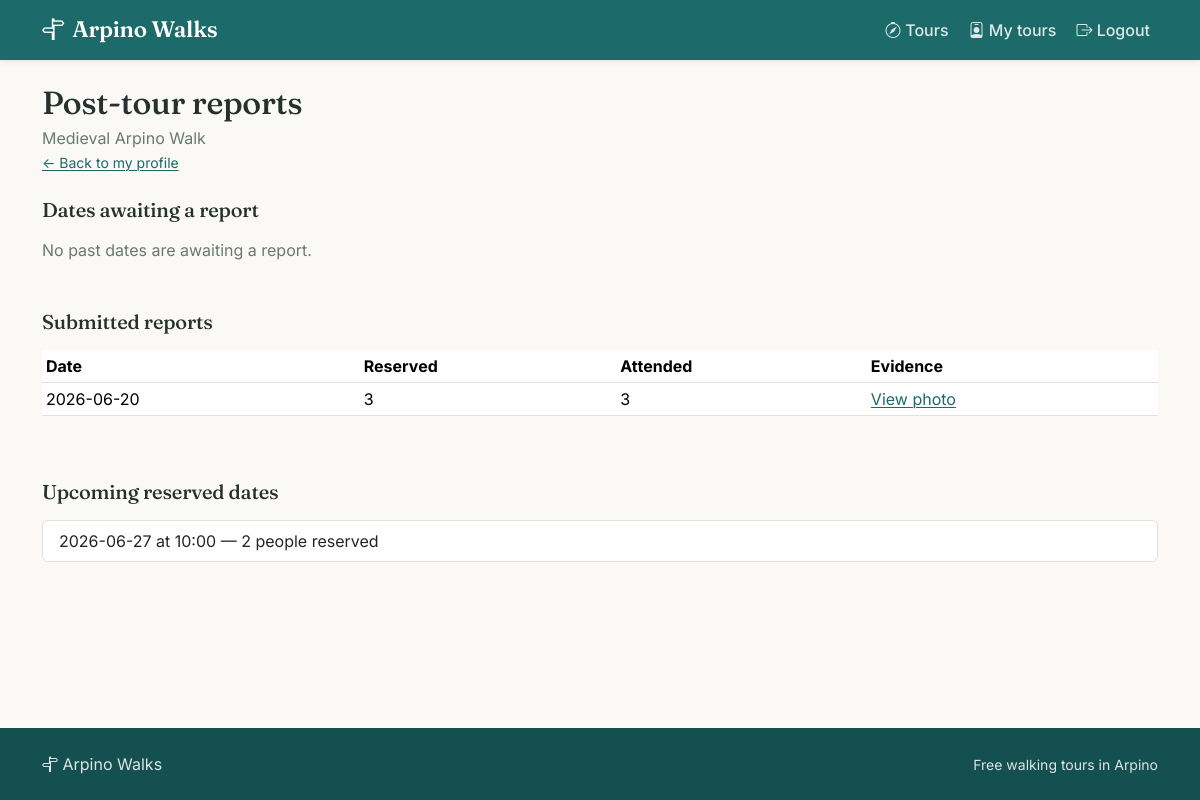
The page /guide/tours/1/report (signed in) on the database its author committed.
### tables this page shows
CREATE TABLE tours (
    id INTEGER PRIMARY KEY AUTOINCREMENT,
    guide_id INTEGER NOT NULL,
    title TEXT NOT NULL,
    meeting_point TEXT NOT NULL,
    duration_minutes INTEGER NOT NULL CHECK(duration_minutes > 0),
    language TEXT NOT NULL CHECK(language IN ('Italian', 'English', 'Spanish', 'Portuguese', 'German')),
    max_participants INTEGER NOT NULL CHECK(max_participants > 0),
    description TEXT NOT NULL,
    created_at TEXT NOT NULL,
    FOREIGN KEY (guide_id) REFERENCES users(id) ON DELETE CASCADE
);

CREATE TABLE reservations (
    id INTEGER PRIMARY KEY AUTOINCREMENT,
    participant_id INTEGER NOT NULL,
    tour_id INTEGER NOT NULL,
    tour_date TEXT NOT NULL,
    total_people INTEGER NOT NULL CHECK(total_people BETWEEN 1 AND 4),
    status TEXT NOT NULL CHECK(status IN ('active', 'cancelled')) DEFAULT 'active',
    created_at TEXT NOT NULL,
    cancelled_at TEXT,
    FOREIGN KEY (participant_id) REFERENCES users(id) ON DELETE CASCADE,
    FOREIGN KEY (tour_id) REFERENCES tours(id) ON DELETE CASCADE
);

CREATE TABLE tour_reports (
    id INTEGER PRIMARY KEY AUTOINCREMENT,
    tour_id INTEGER NOT NULL,
    tour_date TEXT NOT NULL,
    actual_attendees INTEGER NOT NULL CHECK(actual_attendees >= 0),
    evidence_photo_path TEXT NOT NULL,
    submitted_at TEXT NOT NULL,
    UNIQUE(tour_id, tour_date),
    FOREIGN KEY (tour_id) REFERENCES tours(id) ON DELETE CASCADE
);

CREATE TABLE tour_schedules (
    id INTEGER PRIMARY KEY AUTOINCREMENT,
    tour_id INTEGER NOT NULL,
    weekday INTEGER NOT NULL CHECK(weekday BETWEEN 0 AND 6),
    start_time TEXT NOT NULL,
    UNIQUE(tour_id, weekday),
    FOREIGN KEY (tour_id) REFERENCES tours(id) ON DELETE CASCADE
);

### app.py (the view, shortened to what this page needs)
@app.route("/guide/tours/<int:tour_id>/report", methods=["GET", "POST"])
@login_required
def tour_report(tour_id):
    redirect_response = auth_utils.require_role("guide")
    if redirect_response:
        return redirect_response
    tour = tour_dao.get_tour_by_id(tour_id)
    if tour is None or tour["guide_id"] != current_user.id:
        flash("You are not authorized to manage reports for this tour.", "danger")
        return redirect(url_for("guide_profile"))
    pending, reported, upcoming = _build_report_overview(tour_id)
    return render_template(
        "tour_report.html",
        tour=tour,
        pending=pending,
        reported=reported,
        upcoming=upcoming,
    )

### app.py (called while the page is built)
@login_manager.user_loader
def load_user(user_id):
    row = user_dao.get_user_by_id(user_id)
    return user_from_row(row)

def _build_report_overview(tour_id):
    reservation_rows = reservation_dao.get_active_reservations_with_participant(tour_id)
    grouped = reservation_utils.group_guide_reservations_by_date(reservation_rows)
    reports_by_date = {r["tour_date"]: r for r in tour_report_dao.get_reports_by_tour(tour_id)}
    pending, reported, upcoming = [], [], []
    for entry in grouped:
        is_past = reservation_utils.is_tour_date_past(entry["tour_date"], entry["start_time"])
        if not is_past:
            upcoming.append(entry)
        elif entry["tour_date"] in reports_by_date:
            entry = dict(entry)
            entry["report"] = reports_by_date[entry["tour_date"]]
            reported.append(entry)
        else:
            pending.append(entry)
    return pending, reported, upcoming

### dao/reservation_dao.py (called while the page is built)
def get_active_reservations_with_participant(tour_id):
    conn = get_connection()
    cur = conn.cursor()
    cur.execute("""
        SELECT
            r.id,
            r.tour_date,
            r.total_people,
            ts.start_time,
            u.first_name,
            u.last_name
        FROM reservations r, users u, tours t, tour_schedules ts
        WHERE r.tour_id = t.id
          AND ts.tour_id = t.id
          AND ts.weekday = ((CAST(strftime('%w', r.tour_date) AS INTEGER) + 6) % 7)
          AND r.participant_id = u.id
          AND r.tour_id = ?
          AND r.status = 'active'
        ORDER BY r.tour_date, ts.start_time, u.last_name
    """, (tour_id,))
    reservations = cur.fetchall()
    cur.close()
    conn.close()
    return reservations

### dao/tour_dao.py (called while the page is built)
def get_tour_by_id(tour_id):
    conn = get_connection()
    cur = conn.cursor()
    cur.execute("""
        SELECT
            t.id,
            t.guide_id,
            t.title,
            t.meeting_point,
            t.duration_minutes,
            t.language,
            t.max_participants,
            t.description,
            t.created_at,
            u.first_name || ' ' || u.last_name AS guide_name
        FROM tours t, users u
        WHERE t.guide_id = u.id AND t.id = ?
    """, (tour_id,))
    tour = cur.fetchone()
    cur.close()
    conn.close()
    return tour

### db/database.py (called while the page is built)
def get_connection():
    conn = sqlite3.connect(DB_PATH)
    conn.row_factory = sqlite3.Row
    conn.execute("PRAGMA foreign_keys = ON;")
    return conn

### templates/tour_report.html (shortened to what this page needs)
{% extends "base.html" %}
{% block content %}
<section class="mb-4">
    <h1 class="h2 mb-1">Post-tour reports</h1>
    <p class="text-muted mb-0">{{ tour.title }}</p>
    <a href="{{ url_for('guide_profile') }}" class="small">&larr; Back to my profile</a>
</section>
<section class="mb-5">
    <h2 class="h5 mb-3">Dates awaiting a report</h2>
    {% if pending %}
        {% for d in pending %}
            <article class="card mb-3">
                <div class="card-body">
                    <p class="mb-2">
                        <strong>{{ d.tour_date }}</strong> at {{ d.start_time }} —
                        {{ d.total_people }} people reserved
                    </p>
                    <form method="POST" action="{{ url_for('tour_report', tour_id=tour.id) }}"
                          enctype="multipart/form-data" class="row g-3 align-items-end">
                        <input type="hidden" name="tour_date" value="{{ d.tour_date }}">
                        <div class="col-12 col-md-3">
                            <label for="attendees_{{ d.tour_date }}" class="form-label">Actual attendees</label>
                            <input type="number" class="form-control" id="attendees_{{ d.tour_date }}"
                                   name="actual_attendees" min="0" max="{{ d.total_people }}" required>
                        </div>
                        <div class="col-12 col-md-6">
                            <label for="photo_{{ d.tour_date }}" class="form-label">Evidence photo</label>
                            <input type="file" class="form-control" id="photo_{{ d.tour_date }}"
                                   name="evidence_photo" accept=".png,.jpg,.jpeg" required>
                        </div>
                        <div class="col-12 col-md-3 d-grid">
                            <button type="submit" class="btn btn-primary">Submit report</button>
                        </div>
                    </form>
                </div>
            </article>
        {% endfor %}
    {% else %}
        <p class="text-muted">No past dates are awaiting a report.</p>
    {% endif %}
</section>
<section class="mb-5">
    <h2 class="h5 mb-3">Submitted reports</h2>
    {% if reported %}
        <div class="table-responsive">
            <table class="table table-sm align-middle">
                <thead>
                    <tr><th>Date</th><th>Reserved</th><th>Attended</th><th>Evidence</th></tr>
                </thead>
                <tbody>
                    {% for d in reported %}
                        <tr>
                            <td>{{ d.tour_date }}</td>
                            <td>{{ d.total_people }}</td>
                            <td>{{ d.report.actual_attendees }}</td>
                            <td>
                                <a href="{{ url_for('static', filename=d.report.evidence_photo_path) }}" target="_blank">
                                    View photo
                                </a>
                            </td>
                        </tr>
                    {% endfor %}
                </tbody>
            </table>
        </div>
    {% else %}
        <p class="text-muted">No reports submitted yet.</p>
    {% endif %}
</section>
<section>
    <h2 class="h5 mb-3">Upcoming reserved dates</h2>
    {% if upcoming %}
        <ul class="list-group">
            {% for d in upcoming %}
                <li class="list-group-item">
                    {{ d.tour_date }} at {{ d.start_time }} — {{ d.total_people }} people reserved
                </li>
            {% endfor %}
        </ul>
    {% else %}
        <p class="text-muted">No upcoming reserved dates.</p>
    {% endif %}
</section>
{% endblock %}

### static/styles/styles.css (style rules this page uses)
:root { --brand: #1d6a6a; --brand-dark: #14504f; --brand-soft: #e7f1f0; --accent: #e08a2e; --accent-dark: #c0741f; --paper: #fbf9f5; --surface: #ffffff; --ink: #26312f; --muted: #6b7775; --line: #e7e3da; --radius: 14px; --shadow-sm: 0 1px 2px rgba(20, 50, 49, .06), 0 2px 8px rgba(20, 50, 49, .06); --shadow-md: 0 6px 24px rgba(20, 50, 49, .10); }
body { background-color: var(--paper); color: var(--ink); font-family: "Inter", system-ui, -apple-system, "Segoe UI", Roboto, sans-serif; display: flex; flex-direction: column; min-height: 100vh; }
h1, h2, h3, h4, .navbar-brand { font-family: "Fraunces", Georgia, "Times New Roman", serif; color: var(--ink); letter-spacing: -.01em; }
a { color: var(--brand); text-decoration-thickness: 1px; text-underline-offset: 2px; }
.text-muted { color: var(--muted) !important; }

### rows shown on the page
tours: title "Medieval Arpino Walk"
reservations: tour_date "2026-06-20", total_people "3", report.actual_attendees "3"
reservations: tour_date "2026-06-27", start_time "10:00", total_people "2"
